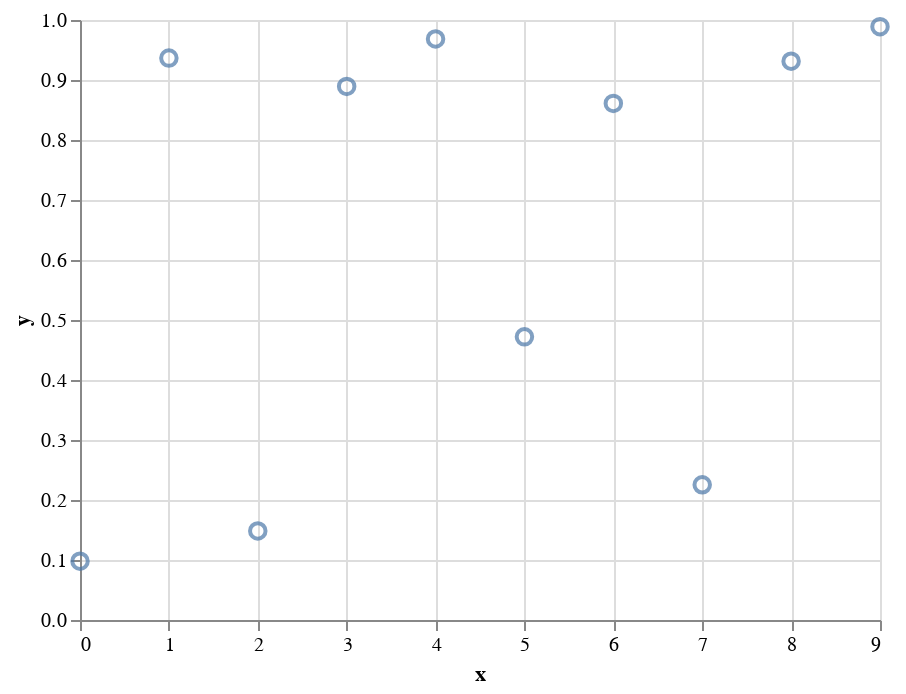

Notebook source saved alongside this figure:
### Code cell
alt.Chart(data).mark_point(
    size=60
).encode(
    x='x',
    y='y',
    tooltip=[
        alt.Tooltip(field='x', type='quantitative', title='Value of X'),
        alt.Tooltip(field='y', type='quantitative', title='Value of Y')
    ]
)

### Figure 1 — Vega-Lite specification as saved in the notebook (floating-point values rounded to 4 significant figures)
{"config": {"view": {"continuousWidth": 400, "continuousHeight": 300}}, "data": {"name": "data-8b052115012dd2c83605f38862415584"}, "mark": {"type": "point", "size": 60}, "encoding": {"tooltip": [{"type": "quantitative", "field": "x", "title": "Value of X"}, {"type": "quantitative", "field": "y", "title": "Value of Y"}], "x": {"type": "quantitative", "field": "x"}, "y": {"type": "quantitative", "field": "y"}}, "$schema": "https://vega.github.io/schema/vega-lite/v4.8.1.json", "datasets": {"data-8b052115012dd2c83605f38862415584": [{"x": 0, "y": 0.09801}, {"x": 1, "y": 0.9365}, {"x": 2, "y": 0.1484}, {"x": 3, "y": 0.8893}, {"x": 4, "y": 0.9684}, {"x": 5, "y": 0.4719}, {"x": 6, "y": 0.861}, {"x": 7, "y": 0.2254}, {"x": 8, "y": 0.9313}, {"x": 9, "y": 0.9889}]}}
